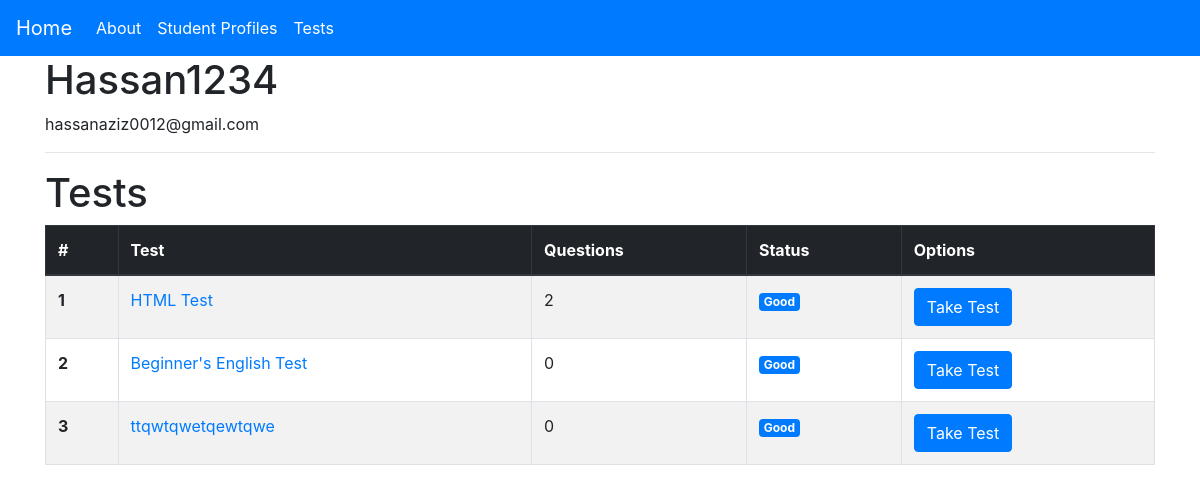
Page /profile/Hassan1234 on the committed database.
### main/models.py (models this page shows, shortened)
class StudentProfile(models.Model):
    username = models.CharField(max_length=100, blank=False)
    email = models.EmailField()
    avg_score = models.IntegerField(default=0)

class Test(models.Model):
    test_name = models.CharField(max_length=100)
    test_directions = models.TextField(null=True)
    test_status_new = models.ManyToManyField('StudentProfile', related_name='test_status_new')
    test_status_good = models.ManyToManyField('StudentProfile', related_name='test_status_good')
    test_status_repeat = models.ManyToManyField('StudentProfile', related_name='test_status_repeat')
    test_repeat_due = models.IntegerField(default=6)
    test_status_due = models.ManyToManyField('StudentProfile', related_name='test_status_due')
    test_order = models.IntegerField(default=0)
    supporting_material = models.CharField(max_length=500, null=True)

### main/views.py (the view)
# urls.py: path('profile/<str:profile_username>', views.profile, name='profile'),
def profile(request, profile_username):
    profile = StudentProfile.objects.filter(username=profile_username).first()
    tests = Test.objects.all()
    questions = Question.objects.all()
    context = {
        'title': profile.username + ' - Profile',
        'profile': profile,
        'tests': tests,
        'questions': questions,
    }
    return render(request, 'main/profile.html', context=context)

### main/templatetags/tags.py (called while the page is built)
@register.simple_tag(name='filter_questions_per_test')
def filter_questions_per_test(questions, test_id):
    questions_per_test = questions.filter(test=test_id)
    length_of_questions = len(questions_per_test)
    return length_of_questions

### main/templates/main/profile.html
{% extends 'main/base.html' %}
{% load tags %}
{% block content %}
<h1>{{profile.username}}</h1>
<p>{{profile.email}}</p>
<hr>
<h1>Tests</h1>
<table class="table table-bordered table-striped">
    <thead class="thead-dark">
        <tr>
            <th scope="col">#</th>
            <th scope="col">Test</th>
            <th scope="col">Questions</th>
            <th scope="col">Status</th>
            <th scope="col">Options</th>
        </tr>
    </thead>
    <tbody>
        {% for test in tests %}
            <tr>
                <th scope="row">{{forloop.counter}}</th>
                <td>
                    <a href="{% url 'test' test.id %}">
                        {{test.test_name}}
                    </a>
                </td>
                <td>{%filter_questions_per_test questions test.id%}</td>
                <td>
                    {% if profile in test.test_status_new.all %}
                        <span class="badge badge-success">New</span>
                    {% elif profile in test.test_status_good.all %}
                        <span class="badge badge-primary">Good</span>
                    {% elif profile in test.test_status_repeat.all %}
                        <span class="badge badge-danger">Repeat</span>
                        <span class="badge badge-info">Due in {{test.test_repeat_due}} lessons</span>
                    {% elif test.test_status_due %}
                        <span class="badge badge-warning">Due</span>
                    {% else %}
                        <span class="badge badge-secondary">Status Unknown</span>
                    {% endif %}
                </td>
                <td>
                    <a href="{% url 'take-test' test_id=test.id profile_id=profile.id %}">
                        <button class="btn btn-primary">Take Test</button>
                    </a>
                </td>
            </tr>
        {%endfor%}
    </tbody>
</table>
{% endblock content %}

### rows in the picture
StudentProfile: username "Hassan1234", email "hassanaziz0012@gmail.com"
Test: test_name "HTML Test", id "2", shows "Good"
Test: test_name "Beginner's English Test", id "0", shows "Good"
Test: test_name "ttqwtqwetqewtqwe", id "0", shows "Good"
